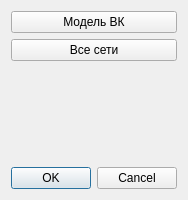
<?xml version="1.0" encoding="UTF-8"?>
<ui version="4.0">
 <class>WTLayerVisibilityCheckDialogBase</class>
 <widget class="QDialog" name="WTLayerVisibilityCheckDialogBase">
  <property name="geometry">
   <rect>
    <x>0</x>
    <y>0</y>
    <width>174</width>
    <height>200</height>
   </rect>
  </property>
  <property name="windowTitle">
   <string>WT Set Layer Visibility Check</string>
  </property>
  <layout class="QVBoxLayout" name="verticalLayout">
   <item>
    <widget class="QPushButton" name="pushButton_1">
     <property name="text">
      <string>Модель ВК</string>
     </property>
    </widget>
   </item>
   <item>
    <widget class="QPushButton" name="pushButton_2">
     <property name="text">
      <string>Все сети</string>
     </property>
    </widget>
   </item>
   <item>
    <spacer name="verticalSpacer">
     <property name="orientation">
      <enum>Qt::Vertical</enum>
     </property>
     <property name="sizeHint" stdset="0">
      <size>
       <width>20</width>
       <height>40</height>
      </size>
     </property>
    </spacer>
   </item>
   <item>
    <widget class="QDialogButtonBox" name="button_box">
     <property name="orientation">
      <enum>Qt::Horizontal</enum>
     </property>
     <property name="standardButtons">
      <set>QDialogButtonBox::Cancel|QDialogButtonBox::Ok</set>
     </property>
    </widget>
   </item>
  </layout>
 </widget>
 <resources/>
 <connections>
  <connection>
   <sender>button_box</sender>
   <signal>accepted()</signal>
   <receiver>WTLayerVisibilityCheckDialogBase</receiver>
   <slot>accept()</slot>
   <hints>
    <hint type="sourcelabel">
     <x>20</x>
     <y>20</y>
    </hint>
    <hint type="destinationlabel">
     <x>20</x>
     <y>20</y>
    </hint>
   </hints>
  </connection>
  <connection>
   <sender>button_box</sender>
   <signal>rejected()</signal>
   <receiver>WTLayerVisibilityCheckDialogBase</receiver>
   <slot>reject()</slot>
   <hints>
    <hint type="sourcelabel">
     <x>20</x>
     <y>20</y>
    </hint>
    <hint type="destinationlabel">
     <x>20</x>
     <y>20</y>
    </hint>
   </hints>
  </connection>
 </connections>
</ui>
